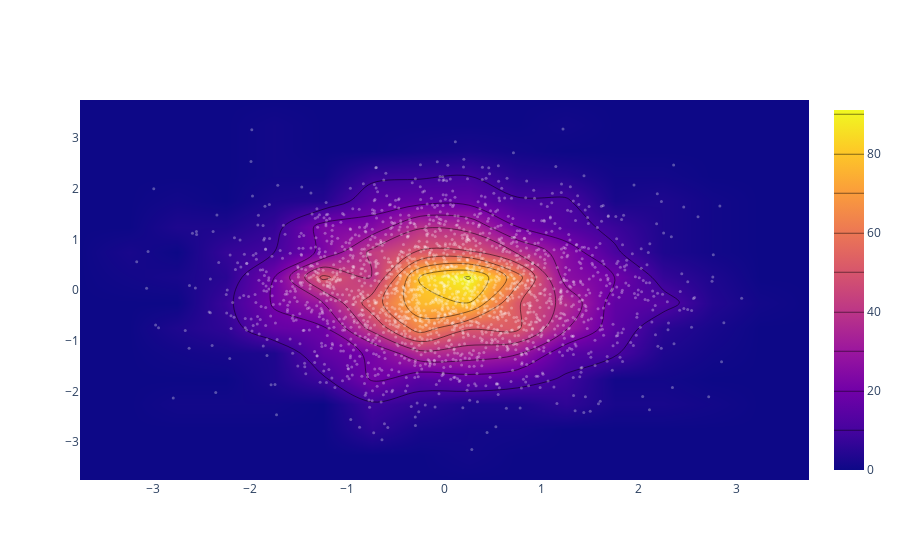

Here is the notebook cell this chart was saved with:
### Code cell
import plotly.graph_objs as go
import numpy as np

x = np.random.randn(2000)
y = np.random.randn(2000)
iplot([go.Histogram2dContour(x=x, y=y, contours=dict(coloring='heatmap')),
       go.Scatter(x=x, y=y, mode='markers', marker=dict(color='white', size=3, opacity=0.3))], show_link=False)

### Figure 1 — Plotly figure (JSON) as saved in the notebook; plotly's stock layout.template omitted (floating-point values rounded to 4 significant figures; data arrays with more than 128 entries replaced by an {"elided": "..."} marker saying what was removed)
{"data": [{"contours": {"coloring": "heatmap"}, "type": "histogram2dcontour", "x": {"elided": "2000 float values"}, "y": {"elided": "2000 float values"}}, {"marker": {"color": "white", "opacity": 0.3, "size": 3}, "mode": "markers", "type": "scatter", "x": {"elided": "2000 float values"}, "y": {"elided": "2000 float values"}}], "layout": {}}
